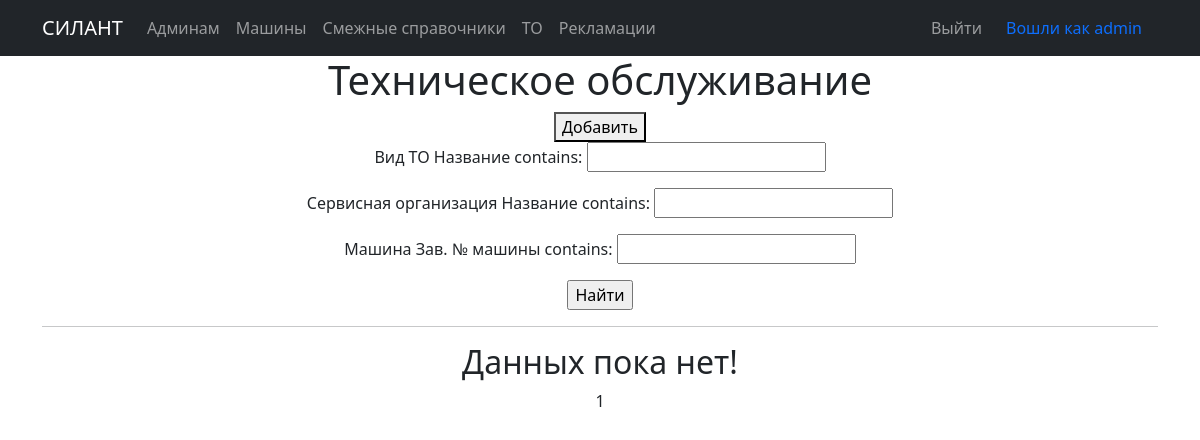
The app's page /cars/maintenances/ (signed in), older data.
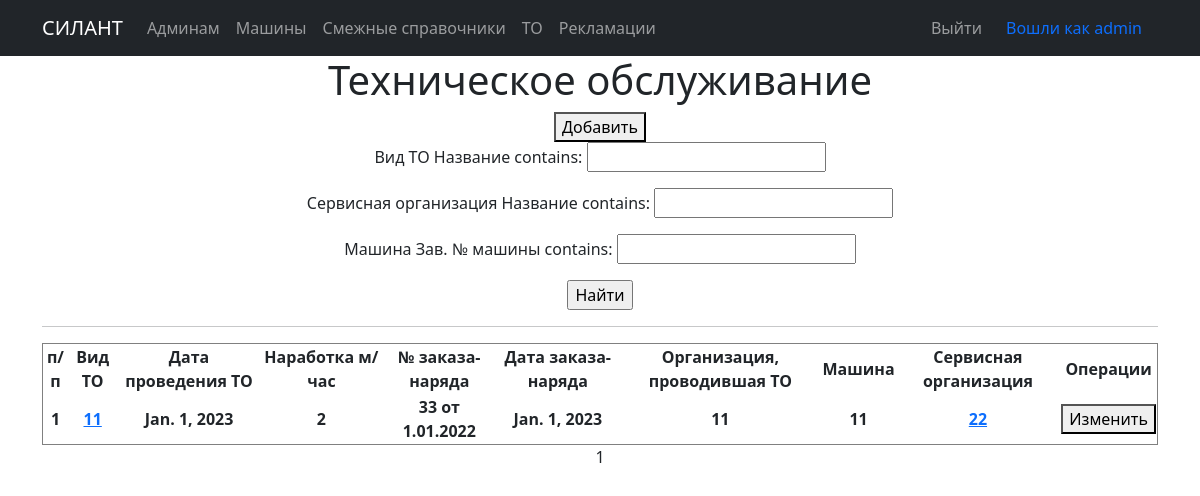
The same page, newer data.
### silant/models.py (models this page shows, shortened)
class Maintenance(models.Model):
    type_maintenance = models.ForeignKey(Type_maintenance, on_delete=models.CASCADE, verbose_name='Вид ТО')
    maintenance_date = models.DateField(verbose_name='Дата проведения ТО')
    operating_time = models.IntegerField(verbose_name='Наработка м/час')
    work_order = models.TextField(max_length=50, verbose_name='№ заказа-наряда')
    date_work_order = models.DateField(verbose_name='Дата заказа-наряда')
    organization_maintenance = models.ForeignKey(Organization_maintenance, on_delete=models.CASCADE, verbose_name='Организация, проводившая ТО')
    car = models.ForeignKey(Car, on_delete=models.CASCADE, verbose_name='Машина')
    service_company = models.ForeignKey(Service_company, on_delete=models.CASCADE,verbose_name='Сервисная организация')
    class Meta:
        verbose_name = 'ТО'
        verbose_name_plural = 'ТО'
        ordering = ['maintenance_date']

class Base_dictionary(models.Model):
    name = models.TextField(unique=True, verbose_name='Название')
    description = models.TextField(blank=True, verbose_name='Описание')
    class Meta:
        abstract = True
    def __str__(self):
        return f'{self.name}'

class Type_maintenance(Base_dictionary):
    class Meta:
        verbose_name = 'Вид ТО'
        verbose_name_plural = 'Виды ТО'

class Organization_maintenance(Base_dictionary):
        class Meta:
            verbose_name = 'Организация, проводившая ТО'
            verbose_name_plural = 'Организации, проводившая ТО'

class Car(models.Model):
    serial_number = models.TextField(max_length=30, unique=True, db_index=True, verbose_name='Зав. № машины')
    technique_model = models.ForeignKey(Technique_model, on_delete=models.CASCADE, db_index=True, verbose_name='Модель техники')
    engine_model = models.ForeignKey(Engine_model, on_delete=models.CASCADE, db_index=True, verbose_name='Модель двигателя')
    engine_number = models.TextField(max_length=30, verbose_name='Зав. № двигателя')
    transmission_model = models.ForeignKey(Transmission_model, on_delete=models.CASCADE, db_index=True, verbose_name='Модель трансмиссии')
    transmission_number = models.TextField(max_length=50, verbose_name='Зав. № трансмиссии')
    drive_axle_model = models.ForeignKey(Drive_axle_model, on_delete=models.CASCADE, db_index=True, verbose_name='Модель ведущего моста')
    drive_axle_number = models.TextField(max_length=50, verbose_name='Зав. № ведущего моста')
    steerable_axle_model = models.ForeignKey(Steerable_axle_model, on_delete=models.CASCADE, db_index=True, verbose_name='Модель управляемого моста')
    steerable_axle_number = models.TextField(max_length=50, verbose_name='Зав. № управляемого моста')
    supply_contract = models.TextField(max_length=50, blank=True, verbose_name='Договор поставки №, дата.')
    shipping_date = models.DateField(db_index=True, verbose_name='Дата отгрузки с завода')
    consignee = models.TextField(max_length=50, blank=True, verbose_name='Грузополучатель (конечный потребитель)')
    delivery_address = models.TextField(max_length=150, blank=True, verbose_name='Адрес поставки (эксплуатации)')
    equipment = models.TextField(max_length=150, blank=True, verbose_name='Комплектация (доп. опции)')
    client = models.ForeignKey(User, on_delete=models.CASCADE, null=True, blank=True, verbose_name='Клиент')
    service_company = models.ForeignKey(Service_company, on_delete=models.CASCADE, blank=True, verbose_name='Сервисная организация')
    def __str__(self):
        return f'{self.serial_number}'
    class Meta:
        verbose_name = 'Машины'
        verbose_name_plural = 'Машины'
        ordering = ['shipping_date']

class Service_company(Base_dictionary):
    user = models.OneToOneField(User, on_delete=models.CASCADE, verbose_name='Имя пользователя')
    class Meta:
        verbose_name = 'Сервисная компания'
        verbose_name_plural = 'Сервисные компании'

### silant/views.py (the view)
# urls.py: path('maintenances/', MaintenanceList.as_view()),
class MaintenanceList(LoginRequiredMixin, ListView): #Общий список ТО
    model = Maintenance
    ordering = 'date_work_order'
    template_name = 'Maintenance/Maintenances.html'
    context_object_name = 'maintenances'
    paginate_by = 10
    def get_queryset(self):
        queryset = super().get_queryset()
        self.filterset = MaintenanceFilter(self.request.GET, queryset)
        return self.filterset.qs
    def get_context_data(self, **kwargs):
        context = super().get_context_data(**kwargs)
        context['filterset'] = self.filterset
        return context

### templates/Maintenance/Maintenances.html (shortened to what this page needs)
{% extends 'flatpages/default.html' %}
{% block content %}
   <h1>Техническое обслуживание</h1>
   <button onclick=location.href="/cars/maintenances/create"> Добавить</button>
   <form action="" method="get">
        {{ filterset.form.as_p }}
        <input type="submit" value="Найти" />
    </form>
   <hr>
   {% if maintenances %}
       <table border="1" style="text-align:center">
           <tr>
               <td><b>п/п</b></td>
               <td><b>Вид ТО</b></td>
               <td><b>Дата проведения ТО</b></td>
               <td><b>Наработка м/час</b></td>
               <td><b>№ заказа-наряда</b></td>
               <td><b>Дата заказа-наряда</b></td>
               <td><b>Организация, проводившая ТО</b></td>
               <td><b>Машина</b></td>
               <td><b>Сервисная организация</b></td>
               <td><b>Операции</b></td>
           </tr>
           {% for maintenance in maintenances %}
           <tr>
                <td><b>{{ maintenance.id }}</b></td>
                <td><b><a href="dictionary/typeMaintenance/{{maintenance.type_maintenance.id}}/">{{ maintenance.type_maintenance }}</a></b></td>
                <td><b>{{ maintenance.maintenance_date }}</a></b></td>
                <td><b>{{ maintenance.operating_time }}</a></b></td>
                <td><b>{{ maintenance.work_order }}</b></td>
                <td><b>{{ maintenance.date_work_order }}</a></b></td>
                <td><b>{{ maintenance.organization_maintenance }}</b></td>
                <td><b>{{ maintenance.car }}</a></b></td>
                <td><b><a href="dictionary/serviceCompany/{{maintenance.service_company.id}}/">{{ maintenance.service_company }}</a></b></td>
                <td><button onclick=location.href="/cars/maintenances/edit/{{maintenance.id}}">Изменить</button></td>
           </tr>
           {% endfor %}
       </table>
   {% else %}
       <h2>Данных пока нет!</h2>
   {% endif %}
   {{ page_obj.number }}
{% endblock content %}

Row changes from the older to the newer data that the page shows:
added Maintenance: id "1", type_maintenance "11", maintenance_date "Jan. 1, 2023", operating_time "2", work_order "33 от 1.01.2022", date_work_order "Jan. 1, 2023", organization_maintenance "11", car "11", service_company "22"
Text that changed along with them:
text no longer shown: "Данных пока нет!"
text now shown: "п/п Вид ТО Дата проведения ТО Наработка м/час № заказа-наряда Дата заказа-наряда Организация, проводившая ТО Машина Сервисная организация Операции"
